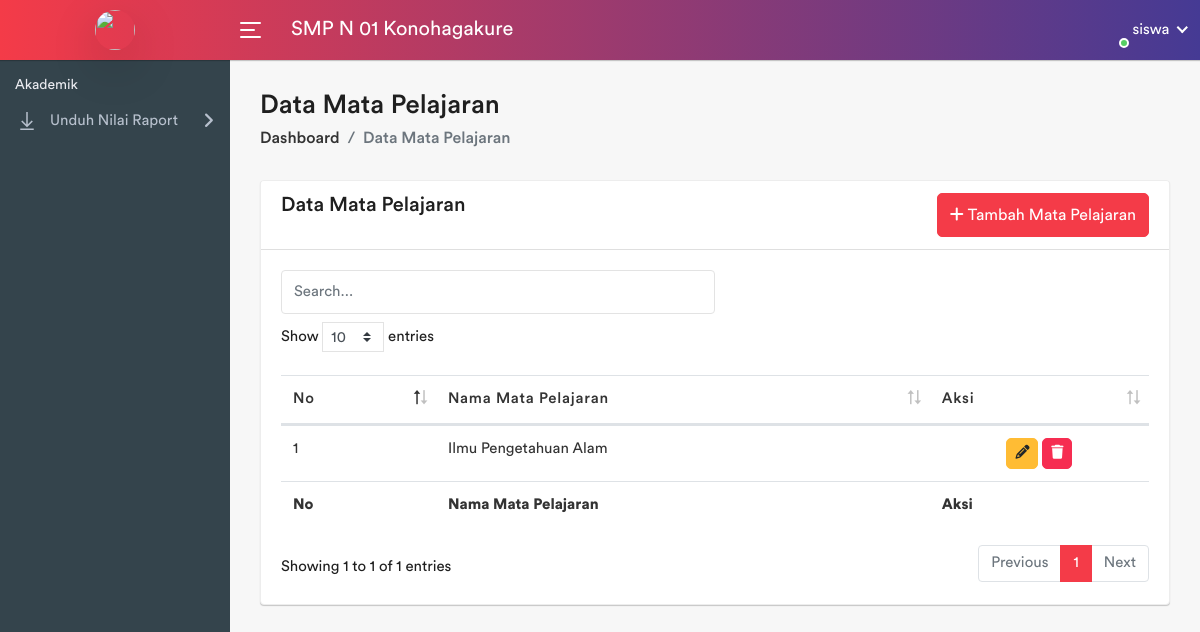
The app's page /pages/mapel/index.php (signed in), older data.
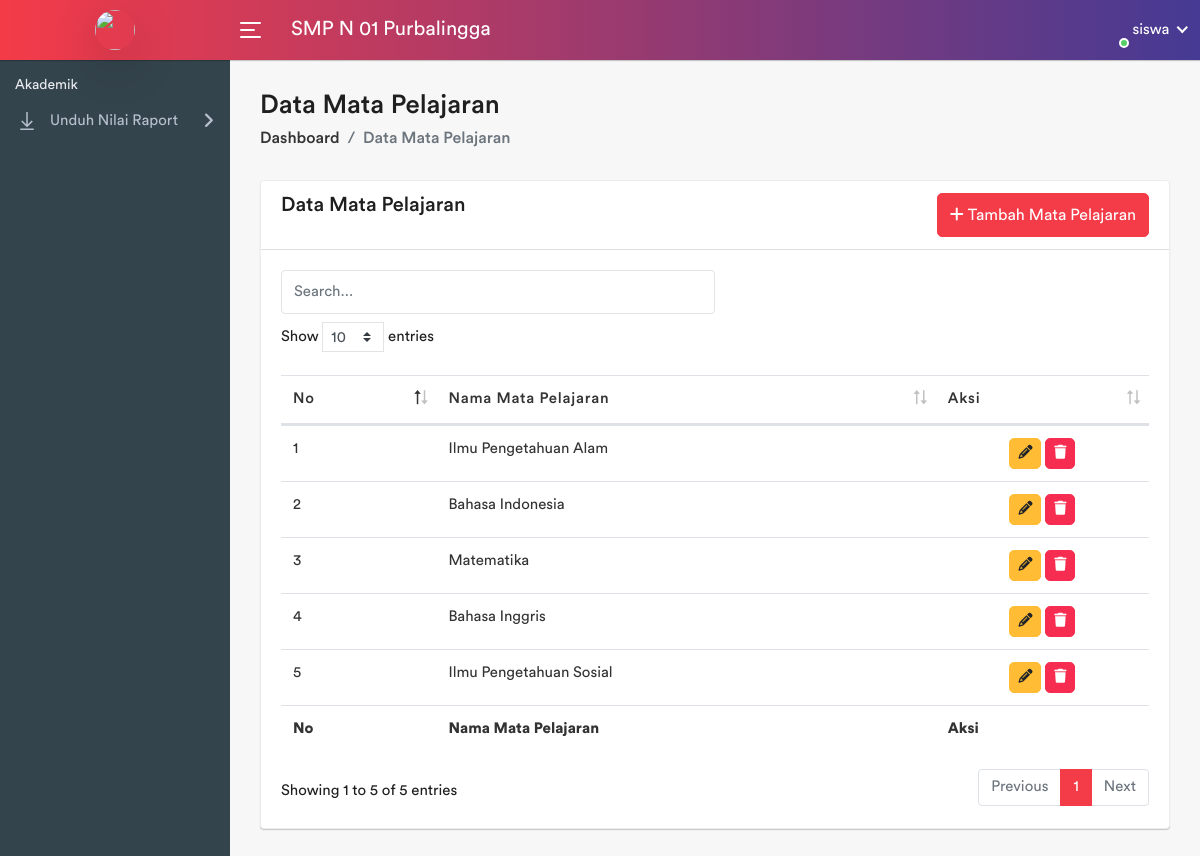
The same page, newer data.
### tables this page shows
CREATE TABLE `sekolah` (
  `sekolah_id` int(11) NOT NULL,
  `nama_sekolah` varchar(100) NOT NULL,
  `npsn` varchar(10) NOT NULL,
  `jenjang` varchar(10) NOT NULL,
  `status` varchar(10) NOT NULL,
  `alamat_sekolah` varchar(255) DEFAULT NULL,
  `tahun_berdiri` int(11) DEFAULT NULL,
  `akreditasi` varchar(10) DEFAULT NULL,
  `kepala_sekolah` varchar(100) DEFAULT NULL,
  `telepon_sekolah` varchar(15) DEFAULT NULL,
  `email_sekolah` varchar(50) DEFAULT NULL,
  `website_sekolah` varchar(100) DEFAULT NULL,
  `gambar` varchar(255) NOT NULL
);

CREATE TABLE `mata_pelajaran` (
  `mapel_id` int(11) NOT NULL,
  `nama_mapel` varchar(50) NOT NULL
);

### pages/mapel/index.php (the view, shortened to what this page needs)
<?php
    require_once '../template/header.php';
    require_once '../template/sidebar.php';
?>
<div class="page-wrapper">
    <div class="content container-fluid">
        <div class="page-header">
            <div class="row">
                <div class="col-sm-12">
                    <h3 class="page-title">Data Mata Pelajaran</h3>
                    <ul class="breadcrumb">
                        <li class="breadcrumb-item"><a href="../../<?=$_SESSION['mainurl']?>">Dashboard</a></li>
                        <li class="breadcrumb-item active">Data Mata Pelajaran</li>
                    </ul>
                </div>
            </div>
        </div>
        <div class="row">
            <div class="col-sm-12">
                <div class="card flex-fill">
                    <div class="card-header d-flex justify-content-between">
                        <h5 class="card-title">Data Mata Pelajaran</h5>
                        <button type="button" class="btn btn-primary" data-toggle="modal" data-target="#inputModal"><i
                                class="fa fa-plus"></i> Tambah Mata Pelajaran</button>
                    </div>
                    <div class="card-body">
                        <input type="text" id="searchInput" placeholder="Search..." class="form-control col-6 mb-2">
                        <div class="table-responsive">
                            <table class="datatable table table-stripped mb-0">
                                <div class="table-responsive">
                                    <thead>
                                        <tr>
                                            <th>No</th>
                                            <th>Nama Mata Pelajaran</th>
                                            <th>Aksi</th>
                                        </tr>
                                    </thead>
                                    <tfoot>
                                        <tr>
                                            <th>No</th>
                                            <th>Nama Mata Pelajaran</th>
                                            <th>Aksi</th>
                                        </tr>
                                    </tfoot>
                                    <tbody>
                                        <?php
                                        $query = "SELECT * FROM mata_pelajaran";
                                        $result = mysqli_query($koneksi, $query);
                                        $no = 1;
                                        while ($row = mysqli_fetch_assoc($result)) {
                                        ?>
                                        <tr>
                                            <td><?= $no++ ?></td>
                                            <td><?= $row['nama_mapel'] ?></td>
                                            <td class="text-center">
                                                <button type="button" class="btn btn-warning btn-sm" data-toggle="modal"
                                                    data-target="#editModal<?= $row['mapel_id'] ?>"><i
                                                        class="fa fa-pencil"></i></button>
                                                <button type="button" class="btn btn-danger btn-sm" data-toggle="modal"
                                                    data-target="#deleteModal<?= $row['mapel_id'] ?>"><i
                                                        class="fa fa-trash"></i></button>
                                            </td>
                                        </tr>
                                        <?php
                                        }
                                        ?>
                                    </tbody>
                                </div>
                            </table>
                        </div>
                    </div>
                </div>
            </div>
        </div>
    </div>
</div>
<?php
    require_once '../template/footer.php';

### pages/template/header.php (shortened to what this page needs)
<!DOCTYPE html>
<html lang="en">
<head>
    <link rel="stylesheet" href="../../asset/admin-template/assets/css/bootstrap.min.css">
    <link rel="stylesheet" href="../../asset/admin-template/assets/css/font-awesome.min.css">
    <link rel="stylesheet" href="https://cdnjs.cloudflare.com/ajax/libs/font-awesome/6.4.2/css/all.min.css">
    <link rel="stylesheet" href="../../asset/admin-template/assets/css/line-awesome.min.css">
    <link rel="stylesheet" href="../../asset/admin-template/assets/css/dataTables.bootstrap4.min.css" />
    <link rel="stylesheet" href="../../asset/admin-template/assets/css/style.css">
</head>

### pages/template/sidebar.php
<?php
    require_once "../../koneksi.php";
    if($_SESSION['role'] == 'admin'){
        require_once "sidebar-admin.php";
    }else if($_SESSION['role'] == 'walikelas'){
        require_once "sidebar-walikelas.php";
    }else if($_SESSION['role'] == 'siswa'){
        require_once "sidebar-siswa.php";
    }else{
        header("Location: ../../index.php?status=failed3");
        exit();
    }
?>

### pages/template/sidebar-siswa.php (shortened to what this page needs)
<body>
    <div class="main-wrapper">
        <div class="header">
            <div class="header-left">
                <a href="../../<?=$_SESSION['mainurl']?>" class="logo">
                    <img src="<?=$_SESSION['foto']?>" width="40" height="40" alt="" class="rounded-circle shadow-lg">
                </a>
            </div>
            <a id="toggle_btn" href="javascript:void(0);">
                <span class="bar-icon">
                    <span></span>
                    <span></span>
                    <span></span>
                </span>
            </a>
            <?php
        $query = "SELECT nama_sekolah FROM sekolah";
        $result = mysqli_query($koneksi, $query);
        $data = mysqli_fetch_assoc($result);
        ?>
            <div class="page-title-box">
                <h3><?=$data['nama_sekolah']?></h3>
            </div>
            <ul class="nav user-menu">
                <li class="nav-item dropdown has-arrow main-drop">
                    <a href="#" class="dropdown-toggle nav-link" data-toggle="dropdown">
                        <span class="user-img"><img src="<?=$_SESSION['foto']?>" alt="">
                            <span class="status online"></span>
                        </span>
                        <span><?=$_SESSION['role']?></span>
                    </a>
                </li>
            </ul>
        </div>
        <div class="sidebar" id="sidebar">
            <div class="sidebar-inner slimscroll">
                <div id="sidebar-menu" class="sidebar-menu">
                    <ul>
                        <li class="menu-title">
                            <span>Akademik</span>
                        </li>
                        <li class="submenu">
                            <a href="#"><i class="la la-download"></i> <span> Unduh Nilai Raport</span> <span
                                    class="menu-arrow"></span></a>
                        </li>
                    </ul>
                </div>
            </div>
        </div>

### pages/template/footer.php (shortened to what this page needs)
</body>
</html>

Row changes from the older to the newer data that the page shows:
changed sekolah: nama_sekolah "SMP N 01 Konohagakure" → "SMP N 01 Purbalingga"
added mata_pelajaran: nama_mapel "Bahasa Indonesia"
added mata_pelajaran: nama_mapel "Matematika"
added mata_pelajaran: nama_mapel "Bahasa Inggris"
added mata_pelajaran: nama_mapel "Ilmu Pengetahuan Sosial"
Text that changed along with them:
text written by a page script: "Show entries Showing 1 to 1 of 1 entries Previous 1 Next" → "Show entries Showing 1 to 5 of 5 entries Previous 1 Next"
